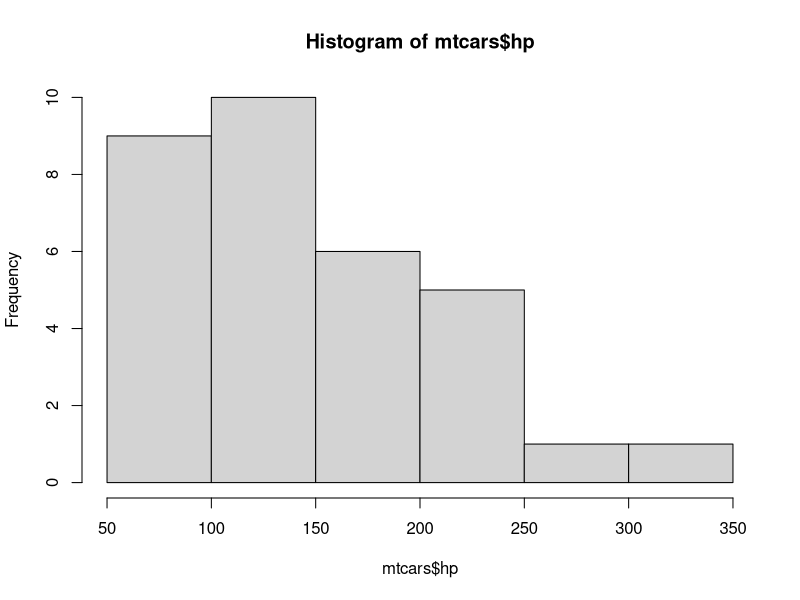
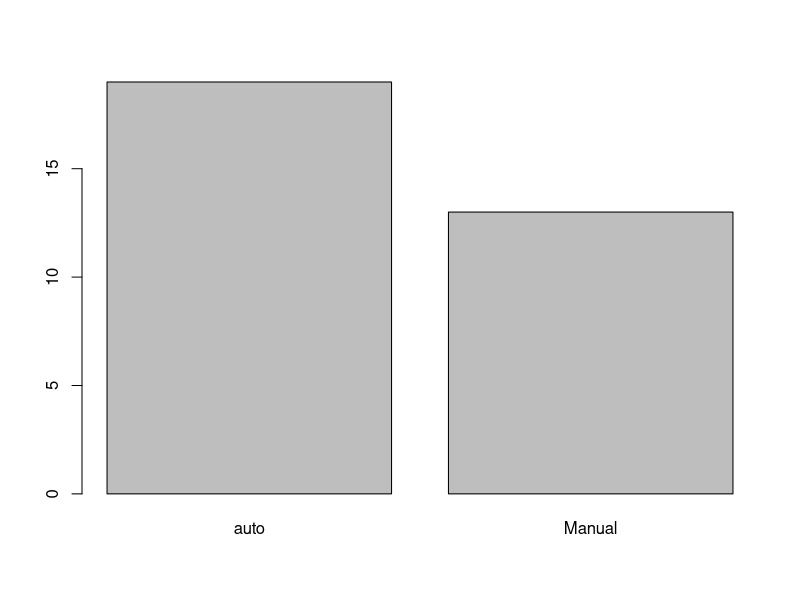
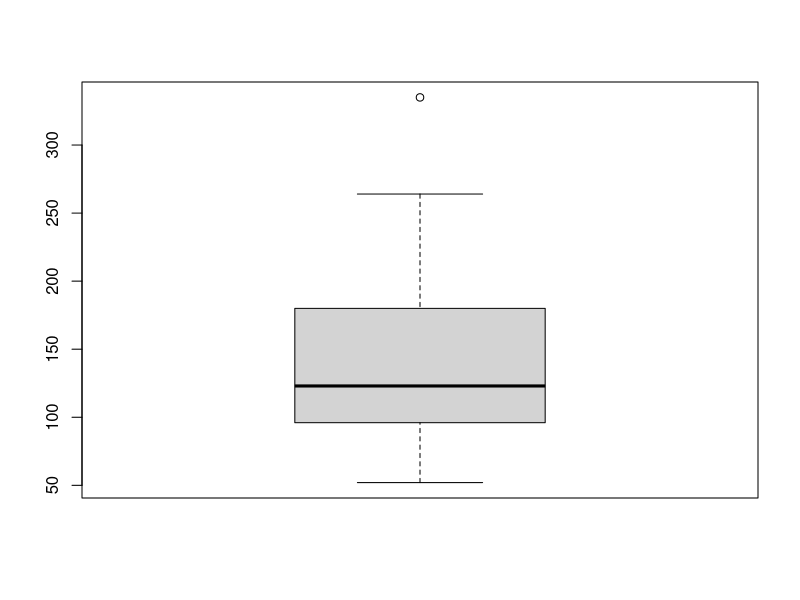

Write the R code that produced these figures, in order.
library(tidyverse)

#basic plot (base R)

##analyzing horse power

hist(mtcars$hp)
mean(mtcars$hp)
median(mtcars$hp)

str(mtcars)

#change to factor
mtcars$am <- factor(mtcars$am,
                    levels = c(0,1),
                    labels = c("auto","Manual"))

##Bar Plot - One Qualitative Variable
barplot(table(mtcars$am))

##Box plot
##use single  qualative
boxplot(mtcars$hp)
fivenum(mtcars$hp)

#wjosler calculation
Q3 <- quantile(mtcars$hp, probs = .75)
Q1 <- quantile(mtcars$hp, probs = .25)
IQR_hp <- Q3 - Q1

#top arm
Q3 + 1.5*IQR_hp
#bottom arm
Q1 + 1.5*IQR_hp


boxplot.stats(mtcars$hp,coef =1.5)
